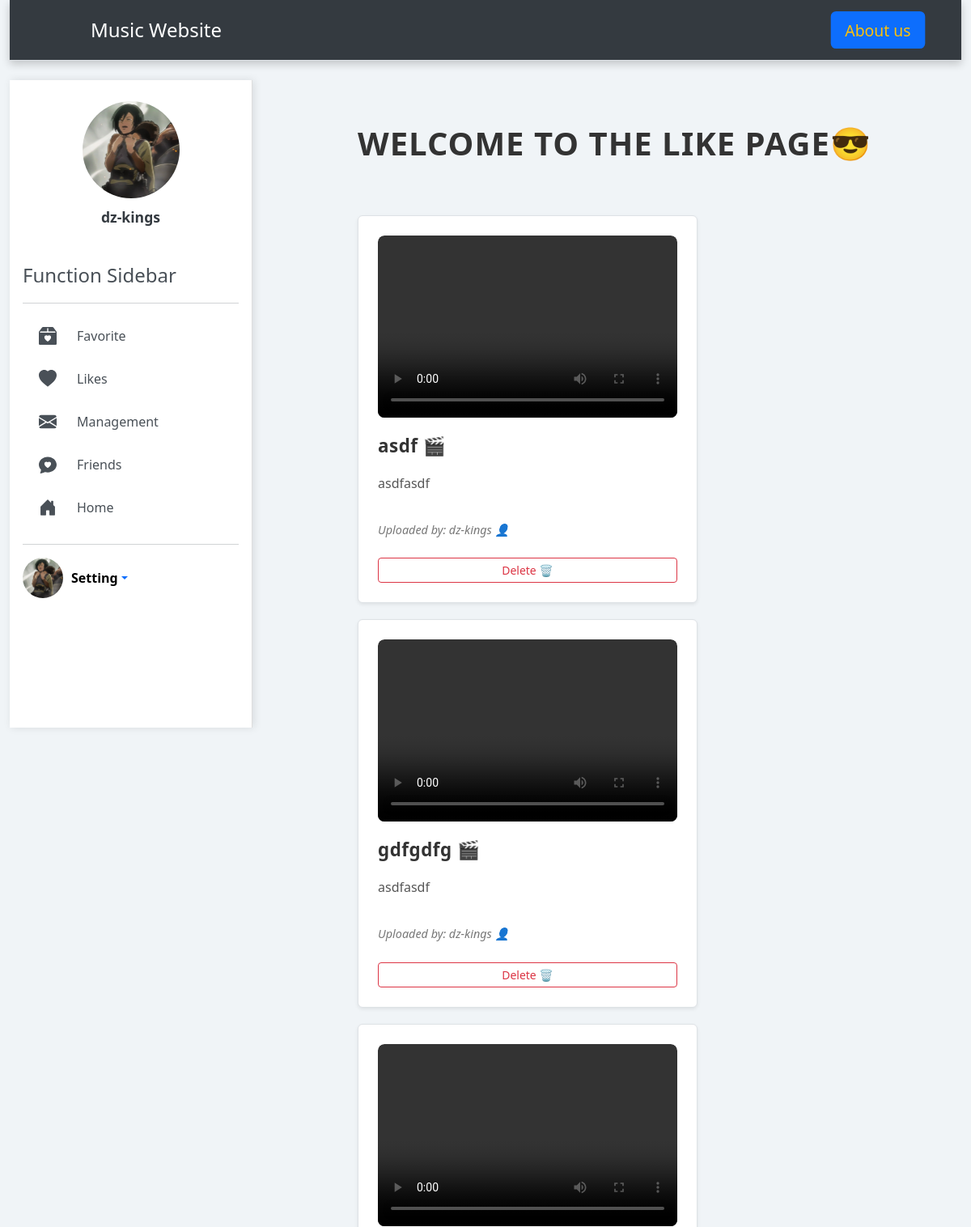
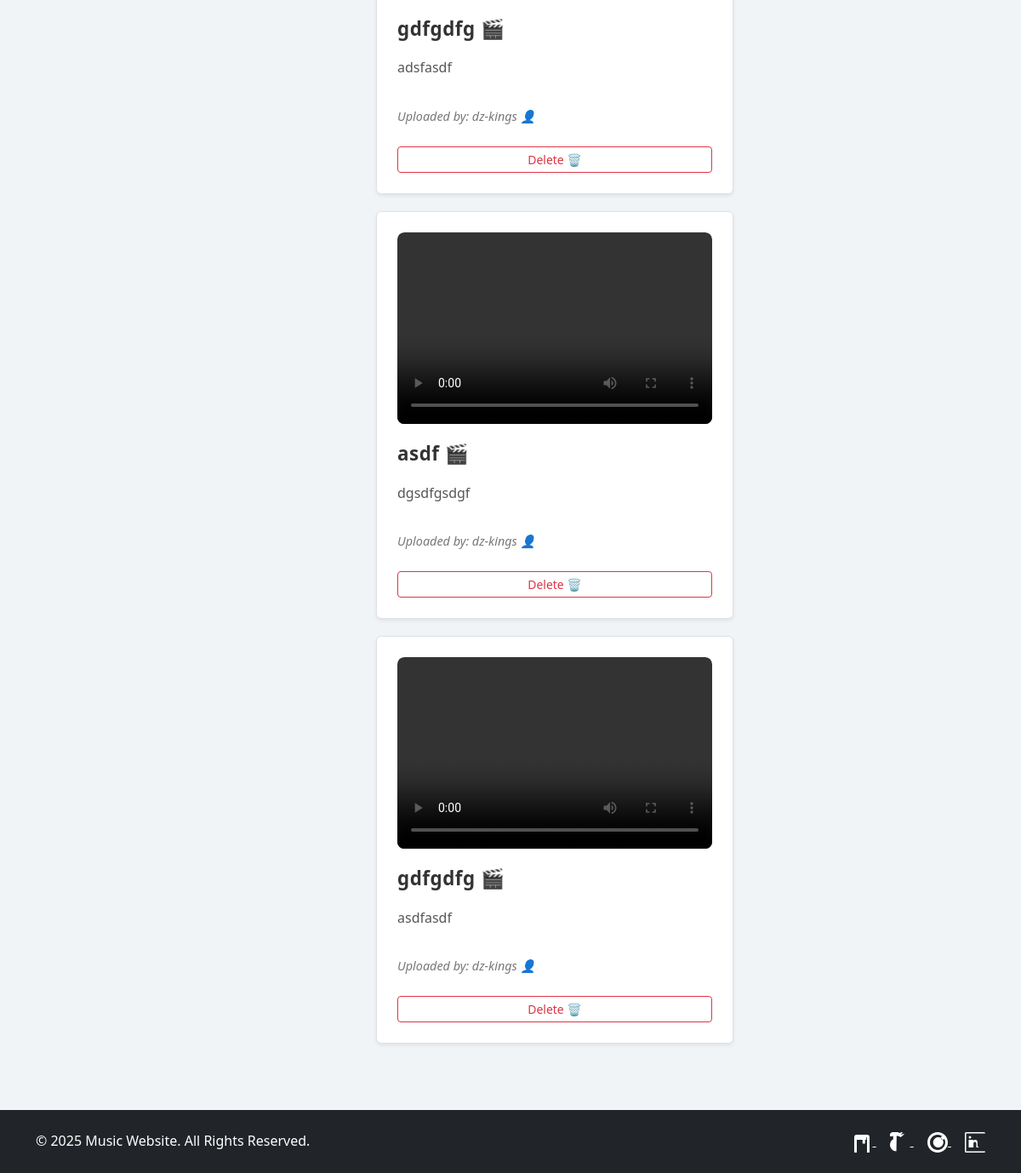
Before: /user/likes (signed in) with the older database file (2 pictures, top to bottom).
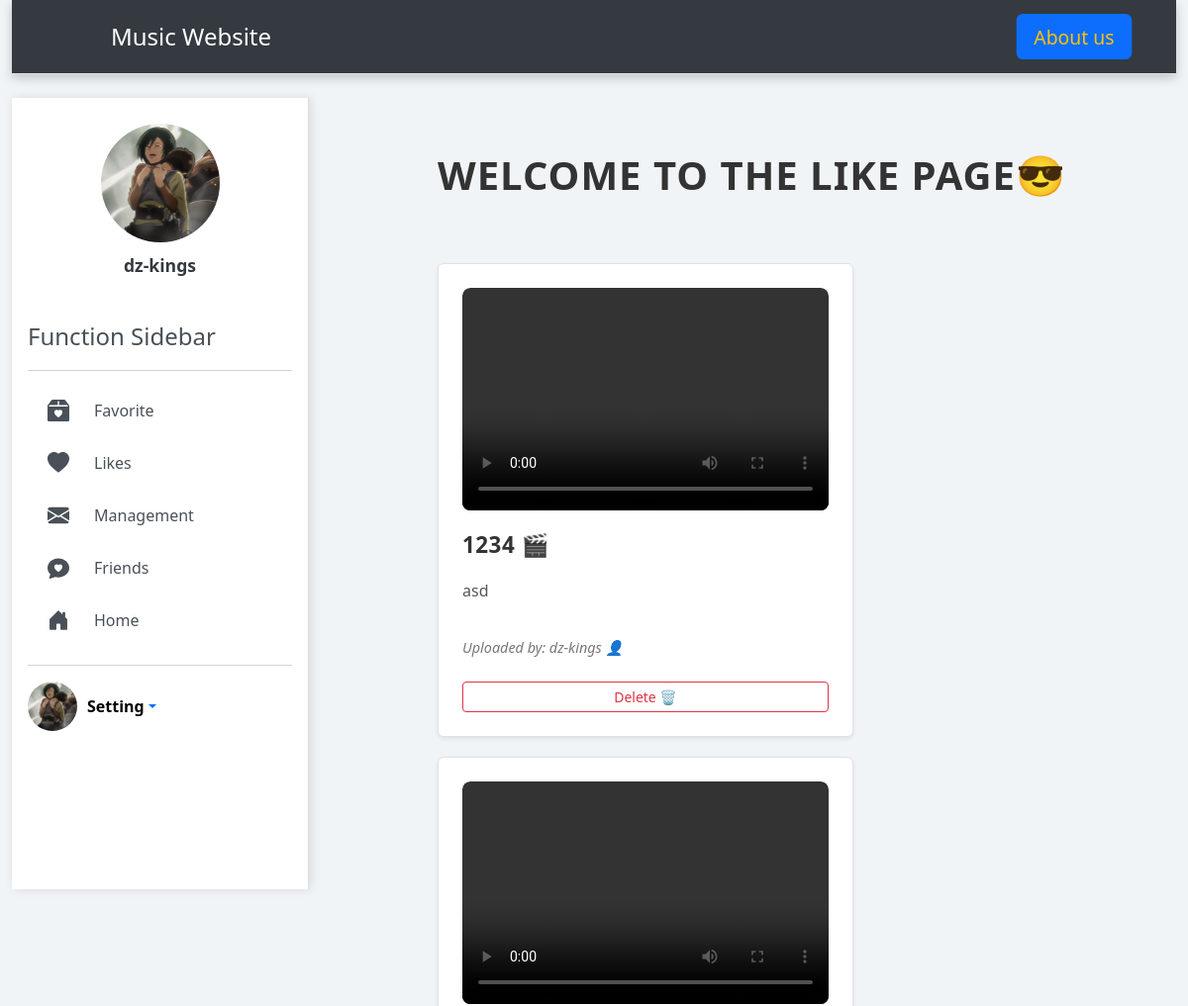
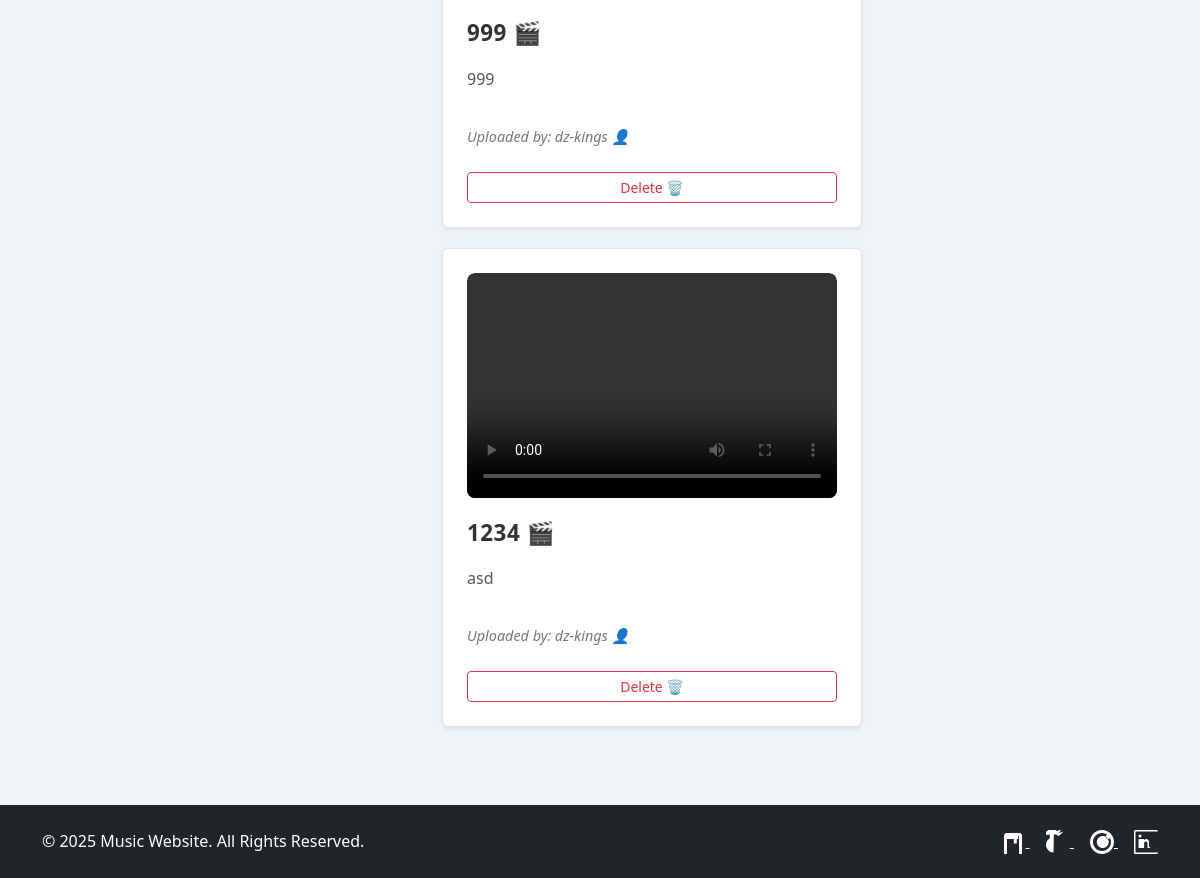
After: the same page with the newer database file (2 pictures, top to bottom).
### user/models.py (models this page shows)
class likess(models.Model):
    user=models.ForeignKey(User,on_delete=models.CASCADE)
    video=models.ForeignKey(management,on_delete=models.CASCADE)
    like_time=models.DateTimeField(auto_now_add=True)

class management(models.Model):
    user=models.ForeignKey(User,related_name="management_set",on_delete=models.CASCADE)
    title=models.CharField(max_length=200)
    description=models.CharField(max_length=20000)
    upload_time=models.DateTimeField(auto_now_add=True)
    video=models.FileField(upload_to="videos/")

### user/views.py (the view)
# urls.py: path("likes", views.user_likes, name="likes"),
def user_likes(request):
    user=request.user
    avatar = user.avatars.avatar
    if request.user.is_authenticated:
        likes_videoes=likess.objects.filter(user=request.user)
        if 'delete' in request.POST:
            video_id = request.POST.get('video_id')
            print(video_id)
            video = likes_videoes.filter(id=video_id)
            video.delete()
            return redirect('user:likes')
        context = {'likes_videoes': likes_videoes,'user':user,'avatar':avatar}
        return render(request, 'likes.html', context)
    return redirect('user:login')

### templates/likes.html (shortened to what this page needs)
{% extends 'mainpage_template.html' %}
{% block body1 %}
<div class="page-header" style="display: flex; flex-direction: column;  text-align: left; margin-bottom: 50px;">
    <h2 style="font-size: 2.5rem; font-weight: 700; color: #333; text-transform: uppercase; letter-spacing: 1px; margin-bottom: 15px;">Welcome to the Like Page😎</h2>
</div>
<div style="display: flex; flex-wrap: wrap; gap: 20px; justify-content: flex-start;">
    {% for obj in likes_videoes %}
        <div class="video-card border rounded shadow-sm p-4" style="width: 420px; background-color: #fff; transition: transform 0.3s ease, box-shadow 0.3s ease;">
            <div class="video-container mb-3" style="border-radius: 8px; overflow: hidden;">
             {% if '.mp3' in obj.video.video.url or '.wav' in obj.video.video.url %}
                    <img src="/media/avatars/default_cover_image.jpg" width="100%" height="225" alt="Audio Cover Image">
                    <audio controls>
                        <source src="{{ obj.video.video.url }}" type="audio/mpeg">
                        Your browser does not support the audio element.
                    </audio>
                {% else %}
                <video width="100%" height="225" controls>
                        <source src="{{ obj.video.video.url }}" type="video/mp4">
                    </video>
                {% endif %}
            </div>
            <div class="video-info" style="display: flex; flex-direction: column; gap: 12px;">
                <h5 class="video-title" style="font-size: 1.4rem; font-weight: 600; color: #333; margin-bottom: 8px; letter-spacing: 0.5px;">{{ obj.video.title }} 🎬</h5>
                <p class="video-description" style="font-size: 1rem; color: #555; line-height: 1.6;">{{ obj.video.description }}</p>
                <p class="video-uploader" style="font-size: 0.9rem; color: #777; margin-top: 5px; font-style: italic;">Uploaded by: {{ obj.video.user.username }} 👤</p>
            </div>
            <br>
            <form action="" method="post">
                <button type="submit" class="btn btn-sm btn-outline-danger w-100" name="delete">Delete 🗑️</button>
            </form>
        </div>
    {% endfor %}
</div>
{% endblock %}

Changed rows visible on the page:
removed likess: video "asdf", video.description "asdfasdf", video.user.username "dz-kings"
removed likess: video "gdfgdfg", video.description "asdfasdf", video.user.username "dz-kings"
removed likess: video "gdfgdfg", video.description "adsfasdf", video.user.username "dz-kings"
removed likess: video "asdf", video.description "dgsdfgsdgf", video.user.username "dz-kings"
removed likess: video "gdfgdfg", video.description "asdfasdf", video.user.username "dz-kings"
added likess: video "1234", video.description "asd", video.user.username "dz-kings"
added likess: video "999", video.description "999", video.user.username "dz-kings"
added likess: video "1234", video.description "asd", video.user.username "dz-kings"
